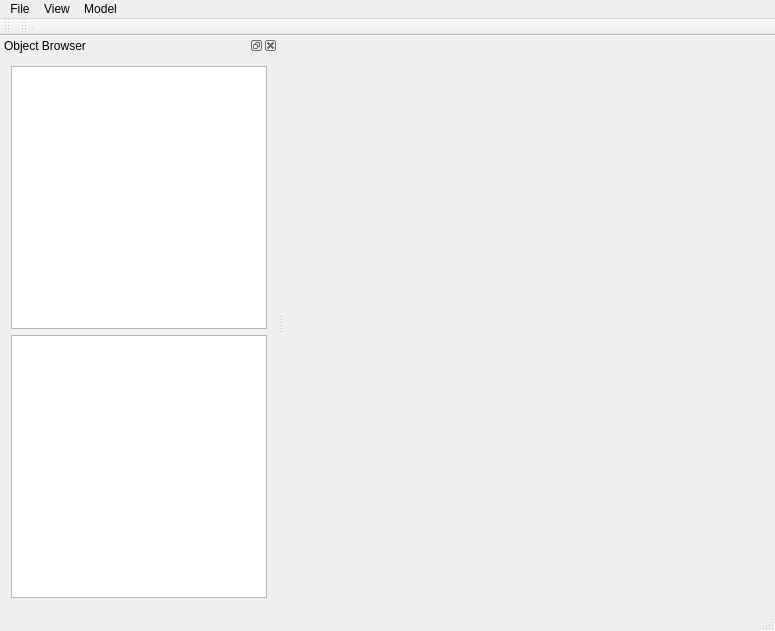
<?xml version="1.0" encoding="UTF-8"?>
<ui version="4.0">
 <class>MainWindow</class>
 <widget class="QMainWindow" name="MainWindow">
  <property name="geometry">
   <rect>
    <x>0</x>
    <y>0</y>
    <width>775</width>
    <height>631</height>
   </rect>
  </property>
  <property name="maximumSize">
   <size>
    <width>16777215</width>
    <height>16777215</height>
   </size>
  </property>
  <property name="windowTitle">
   <string>QAquifolium</string>
  </property>
  <property name="windowIcon">
   <iconset>
    <normaloff>resources/Icons/Aquifolium.png</normaloff>resources/Icons/Aquifolium.png</iconset>
  </property>
  <widget class="QWidget" name="centralWidget">
   <property name="sizePolicy">
    <sizepolicy hsizetype="Preferred" vsizetype="Preferred">
     <horstretch>0</horstretch>
     <verstretch>0</verstretch>
    </sizepolicy>
   </property>
   <layout class="QHBoxLayout" name="horizontalLayout"/>
  </widget>
  <widget class="QMenuBar" name="menuBar">
   <property name="geometry">
    <rect>
     <x>0</x>
     <y>0</y>
     <width>775</width>
     <height>22</height>
    </rect>
   </property>
   <widget class="QMenu" name="menuFilw">
    <property name="title">
     <string>File</string>
    </property>
    <widget class="QMenu" name="menuPreferences">
     <property name="title">
      <string>Preferences</string>
     </property>
     <addaction name="actionLoad_a_new_template"/>
    </widget>
    <addaction name="actionNew_Project"/>
    <addaction name="actionOpen"/>
    <addaction name="actionSave"/>
    <addaction name="actionSave_as"/>
    <addaction name="separator"/>
    <addaction name="menuPreferences"/>
   </widget>
   <widget class="QMenu" name="menuView">
    <property name="title">
     <string>View</string>
    </property>
    <addaction name="actionObject_Browser"/>
    <addaction name="actionLog_Window"/>
   </widget>
   <widget class="QMenu" name="menuModel">
    <property name="title">
     <string>Model</string>
    </property>
    <addaction name="actionValidate"/>
    <addaction name="actionRun"/>
   </widget>
   <addaction name="menuFilw"/>
   <addaction name="menuView"/>
   <addaction name="menuModel"/>
  </widget>
  <widget class="QToolBar" name="mainToolBar">
   <property name="iconSize">
    <size>
     <width>32</width>
     <height>32</height>
    </size>
   </property>
   <attribute name="toolBarArea">
    <enum>TopToolBarArea</enum>
   </attribute>
   <attribute name="toolBarBreak">
    <bool>false</bool>
   </attribute>
  </widget>
  <widget class="QStatusBar" name="statusBar"/>
  <widget class="QDockWidget" name="dockWidget_3">
   <property name="windowTitle">
    <string>Object Browser</string>
   </property>
   <attribute name="dockWidgetArea">
    <number>1</number>
   </attribute>
   <widget class="QWidget" name="dockWidgetContents_3">
    <layout class="QVBoxLayout" name="verticalLayout">
     <item>
      <widget class="QTreeWidget" name="treeWidget">
       <attribute name="headerVisible">
        <bool>false</bool>
       </attribute>
       <column>
        <property name="text">
         <string notr="true">1</string>
        </property>
       </column>
      </widget>
     </item>
     <item>
      <widget class="QTableView" name="tableView">
       <property name="focusPolicy">
        <enum>Qt::StrongFocus</enum>
       </property>
       <property name="editTriggers">
        <set>QAbstractItemView::AnyKeyPressed|QAbstractItemView::DoubleClicked|QAbstractItemView::EditKeyPressed|QAbstractItemView::SelectedClicked</set>
       </property>
      </widget>
     </item>
    </layout>
   </widget>
  </widget>
  <widget class="QToolBar" name="GeneraltoolBar">
   <property name="windowTitle">
    <string>File/View</string>
   </property>
   <property name="orientation">
    <enum>Qt::Horizontal</enum>
   </property>
   <property name="iconSize">
    <size>
     <width>32</width>
     <height>32</height>
    </size>
   </property>
   <attribute name="toolBarArea">
    <enum>TopToolBarArea</enum>
   </attribute>
   <attribute name="toolBarBreak">
    <bool>false</bool>
   </attribute>
   <addaction name="separator"/>
  </widget>
  <action name="actionObject_Browser">
   <property name="checkable">
    <bool>true</bool>
   </property>
   <property name="checked">
    <bool>true</bool>
   </property>
   <property name="text">
    <string>Object Browser</string>
   </property>
  </action>
  <action name="actionNew_Project">
   <property name="text">
    <string>New Project</string>
   </property>
  </action>
  <action name="actionOpen">
   <property name="text">
    <string>Open</string>
   </property>
  </action>
  <action name="actionSave">
   <property name="text">
    <string>Save</string>
   </property>
  </action>
  <action name="actionSave_as">
   <property name="text">
    <string>Save as</string>
   </property>
  </action>
  <action name="actionValidate">
   <property name="text">
    <string>Validate</string>
   </property>
  </action>
  <action name="actionRun">
   <property name="text">
    <string>Run</string>
   </property>
  </action>
  <action name="actionLoad_a_new_template">
   <property name="text">
    <string>Load a new template</string>
   </property>
  </action>
  <action name="actionLog_Window">
   <property name="checkable">
    <bool>true</bool>
   </property>
   <property name="checked">
    <bool>true</bool>
   </property>
   <property name="text">
    <string>Log Window</string>
   </property>
  </action>
 </widget>
 <layoutdefault spacing="6" margin="11"/>
 <resources/>
 <connections/>
</ui>
